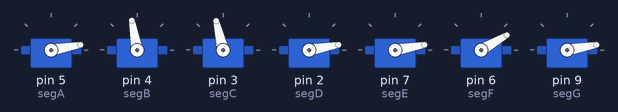
Bench run of a sketch on a simulated Arduino Uno, built with avr-gcc and run on an emulated ATmega328P. Shown: 7 × servo.

Above: at 2.4 s.
At 6.4 s:
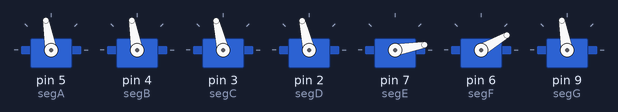
At 10.4 s:
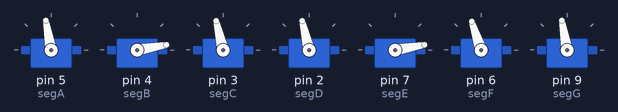
At 20.4 s:
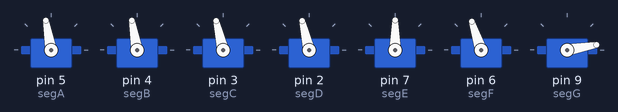
At 28.4 s:
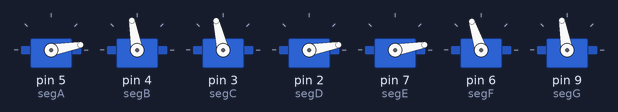
At 38.4 s:
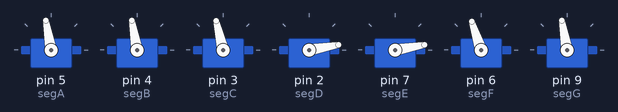
Timing chart, 0 to 39.9 s (numbered marks = the images above):
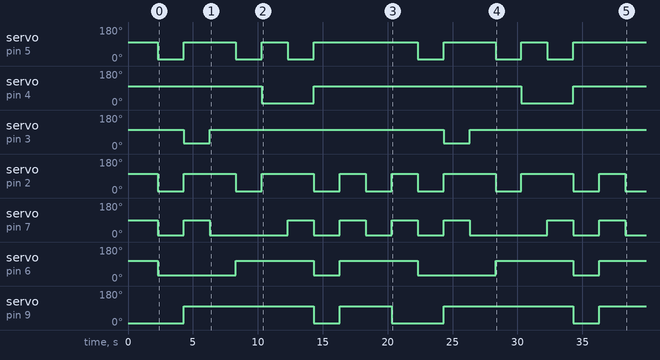

Measured:
- by itself, servo on pin 5 (segA): 100° → 10° at 2.3 s, → 100° 2.0 s later, → 10° 4.0 s later, → 100° 2.0 s later, … (12 changes in this stretch)
- by itself, servo on pin 4 (segB): alternates 100° for 16.0 s and 10° for 4.0 s
- by itself, servo on pin 3 (segC): alternates 103° for 18.0 s and 30° for 2.0 s
- by itself, servo on pin 2 (segD): 103° → 10° at 2.3 s, → 103° 2.0 s later, → 10° 4.0 s later, → 103° 2.0 s later, … (15 changes in this stretch)
- by itself, servo on pin 7 (segE): 90° → 10° at 2.3 s, → 90° 2.0 s later, → 10° 2.0 s later, → 90° 6.0 s later, … (15 changes in this stretch)
- by itself, servo on pin 6 (segF): 108° → 30° at 2.3 s, → 108° 6.0 s later, → 30° 6.0 s later, → 108° 2.0 s later, … (8 changes in this stretch)
- by itself, servo on pin 9 (segG): goes 100° 10.0 s, 10° 2.0 s, 100° 4.0 s, 10° 4.0 s, 100° 10.0 s, 10° 2.0 s, then 100°

The sketch:

Display_con_Servos.ino
```cpp
//Incluimos la libreria de servos
#include<Servo.h>


//Estas posiciones fueran las que yo calibre segun la posicion que coloque los servos
//Aqui tendrian que ir probando uno por uno o en dado caso podrian usar las medidas 90 y 0
int PosSegA = 100;
int PosSegA2 = 10;

int PosSegB = 100;
int PosSegB2 = 10;

int PosSegC = 103;
int PosSegC2 = 30;

int PosSegD = 103;
int PosSegD2 = 10;

int PosSegE = 90;
int PosSegE2 = 10;

int PosSegF = 108                                                                                                                                                                                                                                                                                                                                                                                                                                                                                                                                                                                                                                                                                                                                                                                                                                                                                                                                                                                                                                                                                                                                                                                                                                                                                                                                                                                                                                                                                                                                                                                                                                                                                                                                                                                                                                                                                                                                                                                                                                                                                                                                                                                                                                                                                                                                                                                                                                                                                                                                                                                                                                                                                                                                                                                                                                                                                                                                                                                                                                                                                                                                                        ;
int PosSegF2 = 30;

int PosSegG = 100;
int PosSegG2 = 10;


//Declaramos nuestros objetos Servo para cada servomotor que usaremos
Servo segA;
Servo segB;
Servo segC;
Servo segD;
Servo segE;
Servo segF;
Servo segG;

//Variable de posicion Inicial
byte pos = 0;

void setup(){
  //Asignamos nuestros pines donde conectaremos nuestros servos
  segA.attach(5);
  segB.attach(4);
  segC.attach(3);
  segD.attach(2);
  segE.attach(7);
  segF.attach(6);
  segG.attach(9);
  //Asignamos los servos en nuestra posicion inicial 0
  MovimientoServos(pos);
  delay(300);
  }

void loop(){
  //Llamamos la funcion dependiendo de como querramos el conteo si de forma Ascendente o Descendente

  //Ascendente
  ConteoAscendente();

  //Descendente
  //ConteoDescendente();

  //Agregamos o quitamos comentarios en las lineas 27 y 29 segun el conteo que necesitemos...
  }
//Crearemos una funcion para contar de forma descendente
void ConteoDescendente(){
  //Forma Descendente
  for(byte y = 9; y == 255; y--){
    MovimientoServos(y);
    delay(2000);
    }
  }
//Crearemos una funcion para contar de forma ascendente
void ConteoAscendente(){
  //Forma Ascendente
  for(byte x = 0; x < 10; x++){
    //Llamaremos nuestra funcion para mover los servos
    MovimientoServos(x);
    delay(2000);
    }
  }

//Crearemos una funcion que ejecute los movimientos de los servos para formar los numeros del display
void MovimientoServos(byte conteo){

//Crearemos un switch para ejecutar diferentes instrucciones para formar cada numero
  switch(conteo){
      //La posicion de 90 grados significara que el segmento esta encendido
      //La posicion de 0 grados significada que el segmento esta apagado
      //Pueden cambiar las medidas segun sus necesidades en la parte de arriba

      //Con el caso 0 formaremos el numero 0
      case 0:
      segA.write(PosSegA);
      segB.write(PosSegB);
      segC.write(PosSegC);
      segD.write(PosSegD);
      segE.write(PosSegE);
      segF.write(PosSegF);
      segG.write(PosSegG2);
      break;

      //Con el caso 1 formaremos el numero 1
      case 1:
      segA.write(PosSegA2);
      segB.write(PosSegB);
      segC.write(PosSegC);
      segD.write(PosSegD2);
      segE.write(PosSegE2);
      segF.write(PosSegF2);
      segG.write(PosSegG2);
      break;

      //Con el caso 2 formaremos el numero 2
      case 2:
      segA.write(PosSegA);
      segB.write(PosSegB);
      segC.write(PosSegC2);
      segD.write(PosSegD);
      segE.write(PosSegE);
      segF.write(PosSegF2);
      segG.write(PosSegG);
      break;

      //Con el caso 3 formaremos el numero 3
      case 3:
      segA.write(PosSegA);
      segB.write(PosSegB);
      segC.write(PosSegC);
      segD.write(PosSegD);
      segE.write(PosSegE2);
      segF.write(PosSegF2);
      segG.write(PosSegG);
      break;

      //Con el caso 4 formaremos el numero 4
      case 4:
      segA.write(PosSegA2);
      segB.write(PosSegB);
      segC.write(PosSegC);
      segD.write(PosSegD2);
      segE.write(PosSegE2);
      segF.write(PosSegF);
      segG.write(PosSegG);
      break;

      //Con el caso 5 formaremos el numero 5
      case 5:
      segA.write(PosSegA);
      segB.write(PosSegB2);
      segC.write(PosSegC);
      segD.write(PosSegD);
      segE.write(PosSegE2);
      segF.write(PosSegF);
      segG.write(PosSegG);
      break;

      //Con el caso 6 formaremos el numero 6
      case 6:
      segA.write(PosSegA2);
      segB.write(PosSegB2);
      segC.write(PosSegC);
      segD.write(PosSegD);
      segE.write(PosSegE);
      segF.write(PosSegF);
      segG.write(PosSegG);
      break;

      //Con  el caso 7 formaremos el numero 7
      case 7:
      segA.write(PosSegA);
      segB.write(PosSegB);
      segC.write(PosSegC);
      segD.write(PosSegD2);
      segE.write(PosSegE2);
      segF.write(PosSegF2);
      segG.write(PosSegG2);
      break;

      //Con el caso 8 formaremos el numero 8
      case 8:
      segA.write(PosSegA);
      segB.write(PosSegB);
      segC.write(PosSegC);
      segD.write(PosSegD);
      segE.write(PosSegE);
      segF.write(PosSegF);
      segG.write(PosSegG);
      break;

      //Con el caso 9 formaremos el numero 9
      case 9:
      segA.write(PosSegA);
      segB.write(PosSegB);
      segC.write(PosSegC);
      segD.write(PosSegD2);
      segE.write(PosSegE2);
      segF.write(PosSegF);
      segG.write(PosSegG);
      break;
    }
  }
```
